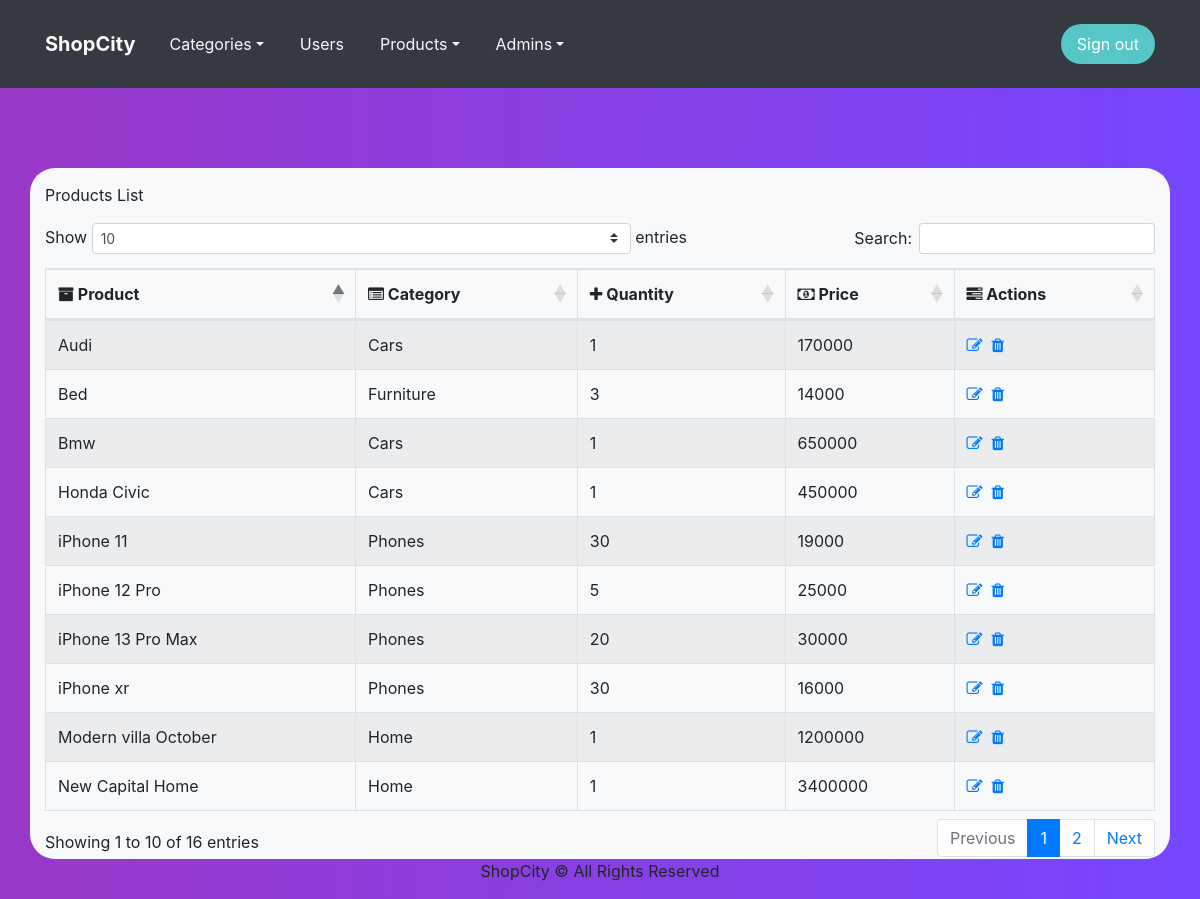
The app's page /d/admin/view_products.php with its own data.
### tables this page shows
CREATE TABLE `products` (
  `ProdID` int(11) NOT NULL,
  `PName` varchar(100) NOT NULL,
  `CatID` int(11) NOT NULL,
  `PDescription` text NOT NULL,
  `PQuantity` int(11) NOT NULL,
  `PPrice` double NOT NULL,
  `PImage` text NOT NULL
);

CREATE TABLE `categories` (
  `CategoryID` int(11) NOT NULL,
  `CategoryName` varchar(50) NOT NULL
);

### d/inc/functions.php (called while the page is built, shortened)
<?php
function cleanui($userinput)
{
    global $con;
    if (empty($userinput))
    {
        return false;
    }
    else
    {
        $userinput = htmlspecialchars($userinput);
        $userinput = mysqli_real_escape_string($con, $userinput);
    }
    return $userinput;
}
function getCat($id)
{
    global $con;
    $id=cleanui($id);
    $sql = "SELECT `CategoryName` FROM `categories` WHERE `CategoryID`='$id'";
    $query=mysqli_query($con, $sql);
    $result=mysqli_fetch_array($query);
    return $result['CategoryName'];
}
?>

### d/admin/view_products.php (the view, shortened to what this page needs)
<?php
include('assets/header.php');
include('../inc/config.php');
?>
    <div class="container d-lg-flex justify-content-lg-center align-items-lg-center infoboxdiv">
    </div>
    <div class="container tablediv">
        <div class="row">
            <div class="col-md-12">
                <div>
                    <p style="margin-top: 15px;">Products List</p>
                </div>
                <div>
                    <div>
                        <table id="table1" class="table table-striped table-bordered" style="width:100%">
        <thead>
            <tr>
                <th><i class="fa fa-archive"></i>&nbsp;Product</th>
                <th><i class="fa fa-list-alt"></i>&nbsp;Category</th>
                <th><i class="fa fa-plus"></i>&nbsp;Quantity</th>
                <th><i class="fa fa-money"></i>&nbsp;Price</th>
                <th><i class="fa fa-tasks"></i>&nbsp;Actions</th>
            </tr>
        </thead>
        <tbody>
            <?php
            $query="SELECT `ProdID`, `PName`, `CatID`, `PQuantity`, `PPrice` FROM `products`";
            $result=mysqli_query($con, $query);
            while($row=mysqli_fetch_array($result))
            {
            ?>
            <tr>
                <td><?php echo $row['PName']; ?></td>
                <td><?php echo getCat($row['CatID']); ?></td>
                <td><?php echo $row['PQuantity']; ?></td>
                <td><?php echo $row['PPrice']; ?></td>
                <td>
                    <a href="edit_product.php?id=<?php echo $row['ProdID']; ?>"><i class="fa fa-edit"></i></a>&nbsp;
                    <a href="assets/functions/deleteproduct.php?id=<?php echo $row['ProdID']; ?>"><i class="fa fa-trash"></i></a>
                </td>
            </tr>
            <?php
            }
            ?>
        </tbody>
    </table>
                    </div>
                </div>
            </div>
        </div>
    </div>
<?php include('assets/footer.php'); ?>

### d/admin/assets/css/style.css (style rules this page uses)
body { background: linear-gradient(-89deg, rgb(118,70,255) 0%, rgb(154,56,200) 100%); }
.infoboxdiv { height: 79.7969px; }
.tablediv { background: var(--light) !important; border-radius: 25px; }

### records on screen
products: PName "Honda Civic", CatID.CategoryName "Cars", PQuantity "1", PPrice "450000"
products: PName "Bmw", CatID.CategoryName "Cars", PQuantity "1", PPrice "650000"
products: PName "Audi", CatID.CategoryName "Cars", PQuantity "1", PPrice "170000"
products: PName "New Capital Home", CatID.CategoryName "Home", PQuantity "1", PPrice "3400000"
products: PName "Modern villa October", CatID.CategoryName "Home", PQuantity "1", PPrice "1200000"
products: PName "iPhone 13 Pro Max", CatID.CategoryName "Phones", PQuantity "20", PPrice "30000"
products: PName "iPhone xr", CatID.CategoryName "Phones", PQuantity "30", PPrice "16000"
products: PName "iPhone 12 Pro", CatID.CategoryName "Phones", PQuantity "5", PPrice "25000"
products: PName "iPhone 11", CatID.CategoryName "Phones", PQuantity "30", PPrice "19000"
products: PName "Bed", CatID.CategoryName "Furniture", PQuantity "3", PPrice "14000"
